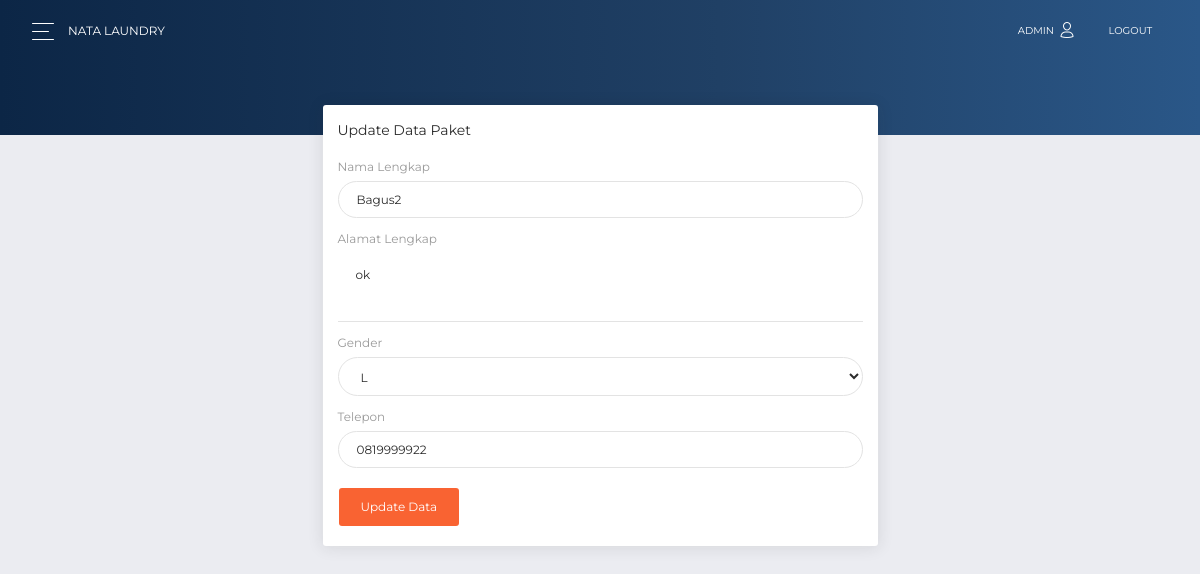
Screenshot of /admin/update_member.php?id=1 (signed in) with the database file from the repository.
### tables this page shows
CREATE TABLE `tb_member` (
  `id` int(11) NOT NULL,
  `nama` varchar(100) NOT NULL,
  `alamat` text NOT NULL,
  `jenis_kelamin` enum('L','P') NOT NULL,
  `tlp` varchar(15) NOT NULL
);

### functions.php (called while the page is built, shortened)
<?php
$conn = mysqli_connect("localhost","root","","lundri");
function query($query)
{
    global $conn;
    $result = mysqli_query($conn, $query);
    $rows = [];
    while ($row = mysqli_fetch_assoc($result)) {
        $rows[] = $row;
    }
    return $rows;
}

### admin/update_member.php (the view, shortened to what this page needs)
<?php
require 'layouts/header.php';
require '../functions.php';
$id = $_GET["id"];
$member = query("SELECT * FROM tb_member WHERE id = '$id'")[0];
$gender = ['L','P'];
?>
      <div class="panel-header panel-header-sm">
      </div>
      <div class="content">
        <div class="row">
          <div class="col-md-6 offset-md-3">
            <div class="card">
              <div class="card-header">
                Update Data Paket
               </div>
              <div class="card-body">
                <form method="post" action="" autocomplete="off">
                <div class='form-group'>
                  <label for='cname' class='control-label'>Nama Lengkap</label>
                  <div>
                    <input type='text' class='form-control' name="nama" placeholder='Masukan Nama Outlet' value="<?php echo $member["nama"] ?>" required>
                  </div>
                </div>
                <div class='form-group'>
                  <label for='cname' class='control-label'>Alamat Lengkap</label>
                  <div>
                    <textarea class='form-control' id='ccomment' name="alamat" required aria-required='true' placeholder='Alamat Outlet'><?php echo $member["alamat"]; ?></textarea>
                  </div>
                </div>
                <div class='form-group'>
                 <label for='cname' class='control-label'>Gender</label>
                 <div>
                  <select class='form-control' name='gender'>
                    <?php foreach($gender as $g) : ?>
                      <?php if($g === $member["jenis_kelamin"]) : ?>
                        <option value='<?php echo $g ?>' selected><?php echo $g ?></option>
                        <?php else: ?>
                          <option value='<?php echo $g ?>'><?php echo $g ?></option>
                        <?php endif; ?>
                      <?php endforeach; ?>
                    </select>
                  </div>
                </div>
                <div class='form-group'>
                  <label for='cname' class='control-label'>Telepon</label>
                  <div>
                    <input type='number' class='form-control' name="tlp" placeholder='Masukan No. Telepon' value="<?php echo $member["tlp"] ?>" required>
                  </div>
                </div>
                  <button class="btn btn-primary" name="submit" type="submit">Update Data</button>
                </form>
              </div>
            </div>
          </div>
        </div>
      </div>
    </div>
  </div>
<?php require 'layouts/footer.php'; ?>

### rows the page displays
tb_member: nama "Bagus2", alamat "ok", gender "L", tlp "0819999922"

### other values shown
$_SESSION["user"]["username"] "ADMIN"
